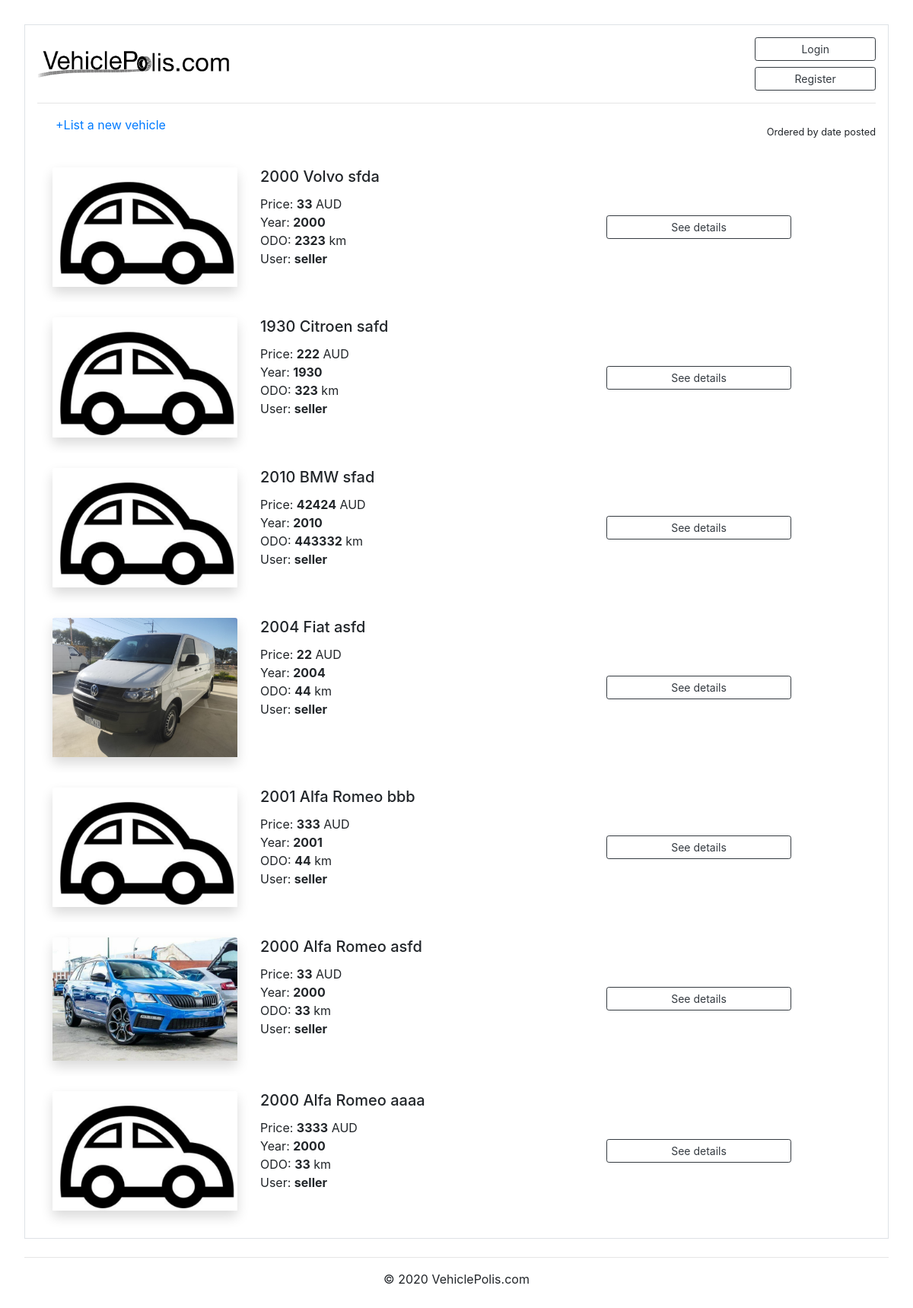
/item_list, run on the app's committed database.
### marketplace/models.py (models this page shows, shortened)
class Post(db.Model):
    id = db.Column(db.Integer, primary_key=True)
    condition = db.Column(db.String(100), nullable=False)
    title = db.Column(db.String(100), nullable=False)
    make = db.Column(db.String(100), nullable=False)
    model = db.Column(db.String(100), nullable=False)
    price = db.Column(db.Integer(), nullable=False)
    year = db.Column(db.Integer(), nullable=False)
    ODO = db.Column(db.Integer(), nullable=False)
    category = db.Column(db.String(100), nullable=False)
    fuel = db.Column(db.String(100), nullable=False)
    transmission = db.Column(db.String(100), nullable=False)
    quantity = db.Column(db.Integer(), nullable=False)
    date_posted = db.Column(db.DateTime, nullable=False, default=datetime.now)
    description = db.Column(db.Text, nullable=True)
    image_file = db.Column(db.String(20), nullable=False, default='default.png')
    user_id = db.Column(db.Integer, db.ForeignKey('user.id'), nullable=False)
    orders = db.relationship('Order', backref='item', lazy=True)
    reviews = db.relationship('Review', backref='item', lazy=True)

class User(db.Model, UserMixin):
    id = db.Column(db.Integer, primary_key=True)
    username = db.Column(db.String(20), unique=True, nullable=False)
    email = db.Column(db.String(120), unique=True, nullable=False)
    password = db.Column(db.String(60), nullable=False)
    role = db.Column(db.String(10), unique=False, nullable=False) #not sure about this one, gotta figure out
    contact_number = db.Column(db.String(60), nullable=False)
    posts = db.relationship('Post', backref='author', lazy=True)
    orders = db.relationship('Order', backref='author', lazy=True)
    reviews = db.relationship('Review', backref='author', lazy=True)

### marketplace/routes.py (the view)
@current_app.route("/item_list")
def item_list():
    searchform = SearchForm()
    posts = Post.query.order_by(Post.id.desc()).all()
    return render_template('item_list.html', posts=posts, searchform=searchform)

### marketplace/templates/item_list.html
{% extends "base.html" %}
{% block content %}
<div class="row">
    <div class="col-md-12">
      <a href="{{ url_for('add_item') }}" class="m-4"> +List a new vehicle</a>
      <p class="text-right mt-n3"><small>Ordered by date posted</small></p>
      {% for post in posts %}
      <div class="card border-0">
        <div class="card-body">
          <div class="row">
            <div class="col-xl-3 col-lg-3 col-xs-3">
              <img class="card-img-top shadow" src="{{ url_for('static', filename='images/' + post.image_file) }}" alt="Card image cap">
            </div>
            <div class="col-xl-5 col-lg-5 col-xs-5">
              <h5 class="card-title">{{ post.year }} {{ post.make }} {{ post.model }}</h5>
              Price: <strong>{{ post.price }}</strong> AUD<br>
              Year: <strong>{{ post.year }}</strong><br>
              ODO: <strong>{{ post.ODO }}</strong> km<br>
              User: <strong>{{ post.author.username }}</strong>
            </div>
            <div class="col-xl-3 col-lg-3 col-xs-3 my-auto">
              <a href="{{ url_for('post', post_id=post.id) }}" class="btn btn-outline-dark btn-block btn-sm">See details</a>
            </div>
          </div>
        </div>
      </div>
      {% endfor %}
    </div>
</div>
{% endblock content %}

### marketplace/static/CSS/styles.css (style rules this page uses)
body { margin:2rem; }

### data on the page
Post: image_file (placeholder picture), year "2000", make "Volvo", model "sfda", price "33", ODO "2323", author.username "seller"
Post: image_file (placeholder picture), year "1930", make "Citroen", model "safd", price "222", ODO "323", author.username "seller"
Post: image_file (placeholder picture), year "2010", make "BMW", model "sfad", price "42424", ODO "443332", author.username "seller"
Post: image_file (picture), year "2004", make "Fiat", model "asfd", price "22", ODO "44", author.username "seller"
Post: image_file (placeholder picture), year "2001", make "Alfa Romeo", model "bbb", price "333", ODO "44", author.username "seller"
Post: image_file (picture), year "2000", make "Alfa Romeo", model "asfd", price "33", ODO "33", author.username "seller"
Post: image_file (placeholder picture), year "2000", make "Alfa Romeo", model "aaaa", price "3333", ODO "33", author.username "seller"
